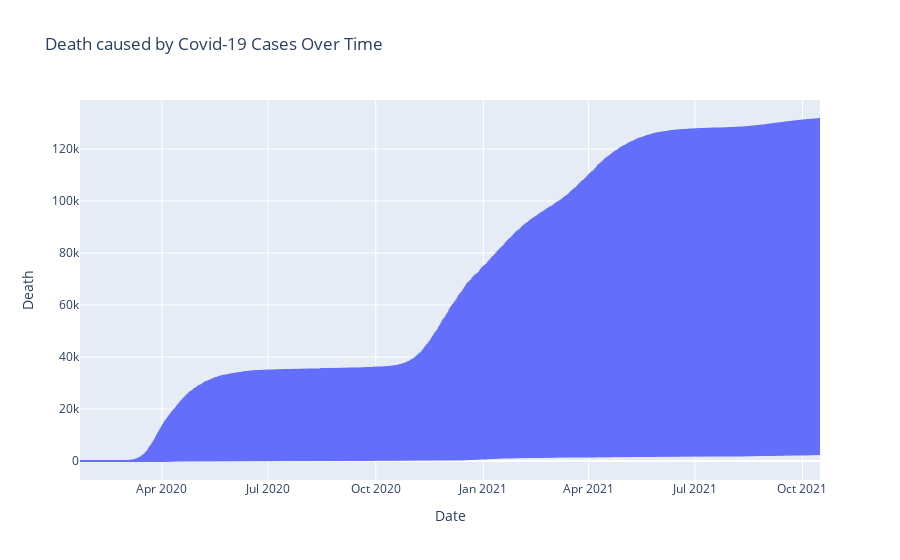

The notebook cell this image was saved under:
### Code cell
fig = px.line(df_death_melt, x="Date", y="Death", title="Death caused by Covid-19 Cases Over Time") 
fig.show()

### Figure 1 — Plotly figure (JSON) as saved in the notebook; plotly's stock layout.template omitted (floating-point values rounded to 4 significant figures; data arrays with more than 128 entries replaced by an {"elided": "..."} marker saying what was removed)
{"data": [{"hovertemplate": "Date=%{x}<br>Death=%{y}<extra></extra>", "legendgroup": "", "line": {"color": "#636efa", "dash": "solid"}, "marker": {"symbol": "circle"}, "mode": "lines", "name": "", "showlegend": false, "type": "scattergl", "x": {"elided": "3170 str values"}, "xaxis": "x", "y": {"elided": "3170 int values"}, "yaxis": "y"}], "layout": {"legend": {"tracegroupgap": 0}, "title": {"text": "Death caused by Covid-19 Cases Over Time"}, "xaxis": {"anchor": "y", "domain": [0, 1], "title": {"text": "Date"}}, "yaxis": {"anchor": "x", "domain": [0, 1], "title": {"text": "Death"}}}}
